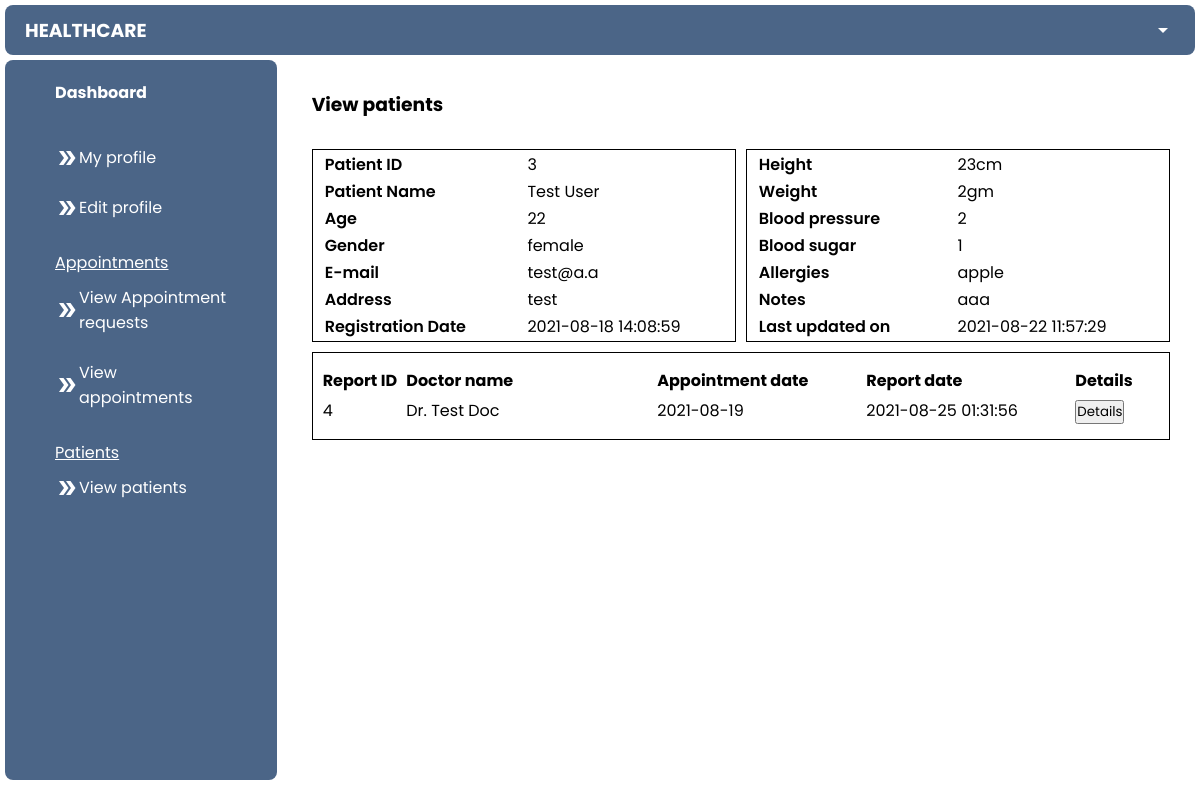
/doctor/patient_details.php?p_id=3 (signed in), run on an earlier commit of the app's database.
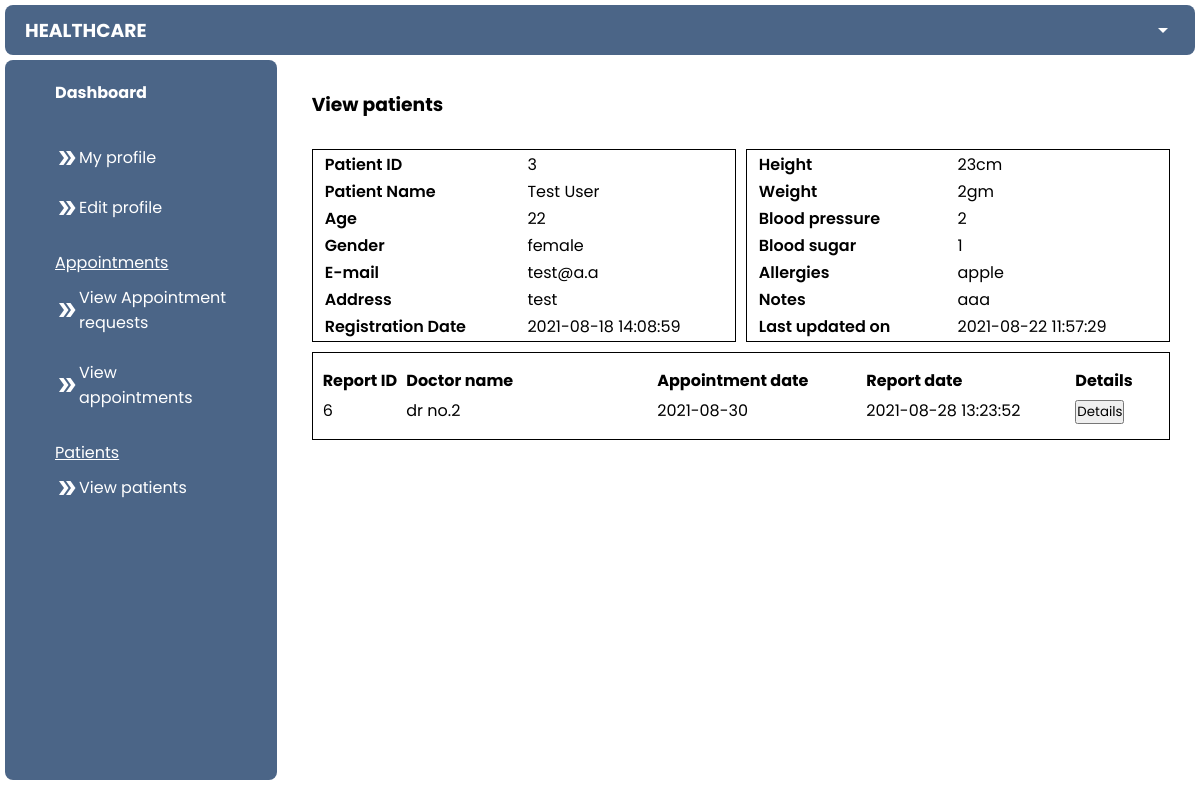
And on a later commit of the database.
### tables this page shows
CREATE TABLE `p_records` (
  `record_id` int(100) NOT NULL,
  `p_id` int(100) NOT NULL,
  `height` varchar(255) DEFAULT NULL,
  `weight` varchar(255) DEFAULT NULL,
  `blood_pressure` varchar(255) DEFAULT NULL,
  `blood_sugar` varchar(255) DEFAULT NULL,
  `allergies` varchar(255) DEFAULT NULL,
  `notes` varchar(255) DEFAULT NULL,
  `update_date` datetime NOT NULL DEFAULT current_timestamp() ON UPDATE current_timestamp()
);

CREATE TABLE `patient` (
  `p_id` int(11) NOT NULL,
  `name` varchar(255) NOT NULL,
  `email` varchar(255) NOT NULL,
  `password` varchar(255) NOT NULL,
  `address` varchar(255) NOT NULL,
  `age` int(100) NOT NULL,
  `gender` enum('male','female','other') NOT NULL,
  `reg_date` datetime NOT NULL DEFAULT current_timestamp()
);

CREATE TABLE `report` (
  `report_id` int(100) NOT NULL,
  `p_id` int(100) DEFAULT NULL,
  `d_id` int(100) DEFAULT NULL,
  `diagnosis` varchar(255) DEFAULT NULL,
  `prescription` longtext DEFAULT NULL,
  `notes` longtext DEFAULT NULL,
  `appointment_date` date NOT NULL,
  `report_date` datetime NOT NULL DEFAULT current_timestamp()
);

CREATE TABLE `doctor` (
  `d_id` int(100) NOT NULL,
  `name` varchar(255) NOT NULL,
  `email` varchar(255) NOT NULL,
  `password` varchar(255) NOT NULL,
  `specialization` varchar(255) NOT NULL,
  `fees` int(100) NOT NULL,
  `created_date` datetime NOT NULL DEFAULT current_timestamp()
);

### doctor/patient_details.php (the view, shortened to what this page needs)
<!DOCTYPE html>
<html lang="en">
<head>
    <link rel="stylesheet" href="../css/add.css">
</head>
<body>
    <?php include('navigation.php'); ?>
    <main>
        <h3 style="margin-bottom: 30px;">View patients</h3>
        <?php
        $p_id = $_GET["p_id"];
        $result = mysqli_query($con, "SELECT * FROM patient INNER JOIN p_records ON patient.p_id = p_records.p_id WHERE patient.p_id = $p_id ");
        while ($row = mysqli_fetch_array($result)) {
        ?>
            <div class="patient-info">
                <table class="myTable" style="margin-right: 5px;">
                    <tr>
                        <th>Patient ID</td>
                        <td><?php echo $p_id; ?></td>
                    </tr>
                    <tr>
                        <th>Patient Name</th>
                        <td><?php echo $row["name"]; ?></td>
                    </tr>
                    <tr>
                        <th>Age</th>
                        <td><?php echo $row["age"]; ?></td>
                    </tr>
                    <tr>
                        <th>Gender</th>
                        <td><?php echo $row["gender"]; ?></td>
                    </tr>
                    <tr>
                        <th>E-mail</th>
                        <td><?php echo $row["email"]; ?></td>
                    </tr>
                    <tr>
                        <th>Address</th>
                        <td><?php echo $row["address"]; ?></td>
                    </tr>
                    <tr>
                        <th>Registration Date</th>
                        <td><?php echo $row["reg_date"]; ?></td>
                    </tr>
                </table>
                <table class="myTable" style="margin-left: 5px;">
                    <tr>
                        <th>Height</td>
                        <td><?php echo $row["height"]; ?></td>
                    </tr>
                    <tr>
                        <th>Weight</th>
                        <td><?php echo $row["weight"]; ?></td>
                    </tr>
                    <tr>
                        <th>Blood pressure</th>
                        <td><?php echo $row["blood_pressure"]; ?></td>
                    </tr>
                    <tr>
                        <th>Blood sugar</th>
                        <td><?php echo $row["blood_sugar"]; ?></td>
                    </tr>
                    <tr>
                        <th>Allergies</th>
                        <td><?php echo $row["allergies"]; ?></td>
                    </tr>
                    <tr>
                        <th>Notes</th>
                        <td><?php echo $row["notes"]; ?></td>
                    </tr>
                    <tr>
                        <th>Last updated on</th>
                        <td><?php echo $row["update_date"]; ?></td>
                    </tr>
                </table>
            <?php } ?>
            </div>
            <div class="box" style="margin-bottom: 50px;">
                <div class="headings">
                    <h4 style="width: 10%;">Report ID</h4>
                    <h4 style="width: 30%;">Doctor name</h4>
                    <h4 style="width: 25%;">Appointment date</h4>
                    <h4 style="width: 25%;">Report date</h4>
                    <h4 style="width: 10%;">Details</h4>
                </div>
                <?php
                $result2 = mysqli_query($con, "SELECT * FROM ((patient INNER JOIN report ON patient.p_id = report.p_id) INNER JOIN doctor ON report.d_id = doctor.d_id) WHERE patient.p_id = $p_id");
                while ($row2 = mysqli_fetch_array($result2)) {
                ?>
                    <div class="entries">
                        <p style="width: 10%;"><?php echo $row2["report_id"]; ?></p>
                        <p style="width: 30%;"><?php echo $row2["name"]; ?></p>
                        <p style="width: 25%;"><?php echo $row2["appointment_date"]; ?></p>
                        <p style="width: 25%;"><?php echo $row2["report_date"]; ?></p>
                        <p style="width: 10%;"><button onclick="myFunction1<?php echo $row2["report_id"]; ?>()" id="myBtn <?php echo $row2["report_id"]; ?>">Details</button></p>
                    </div>
                <?php } ?>
            </div>
    </main>
    </div>
</body>
</html>

What changed in the data, as far as the page shows it:
removed report: report_id "4", d.name "Dr. Test Doc", appointment_date "2021-08-19", report_date "2021-08-25 01:31:56"
added report: report_id "6", d.name "dr no.2", appointment_date "2021-08-30", report_date "2021-08-28 13:23:52"
